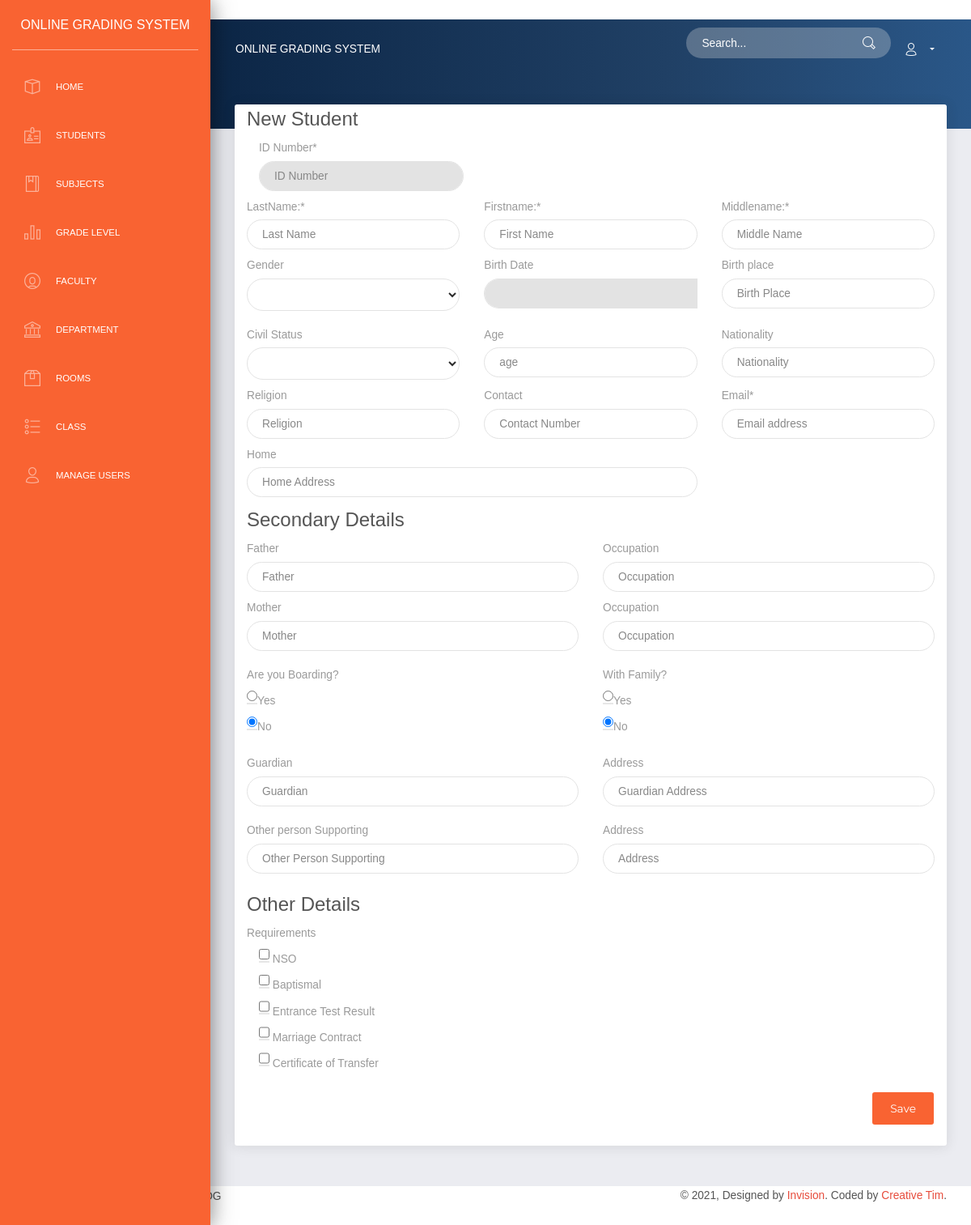
Before: /admin/modules/student/index.php?view=edit&id=11111111 (signed in) with the older database file.
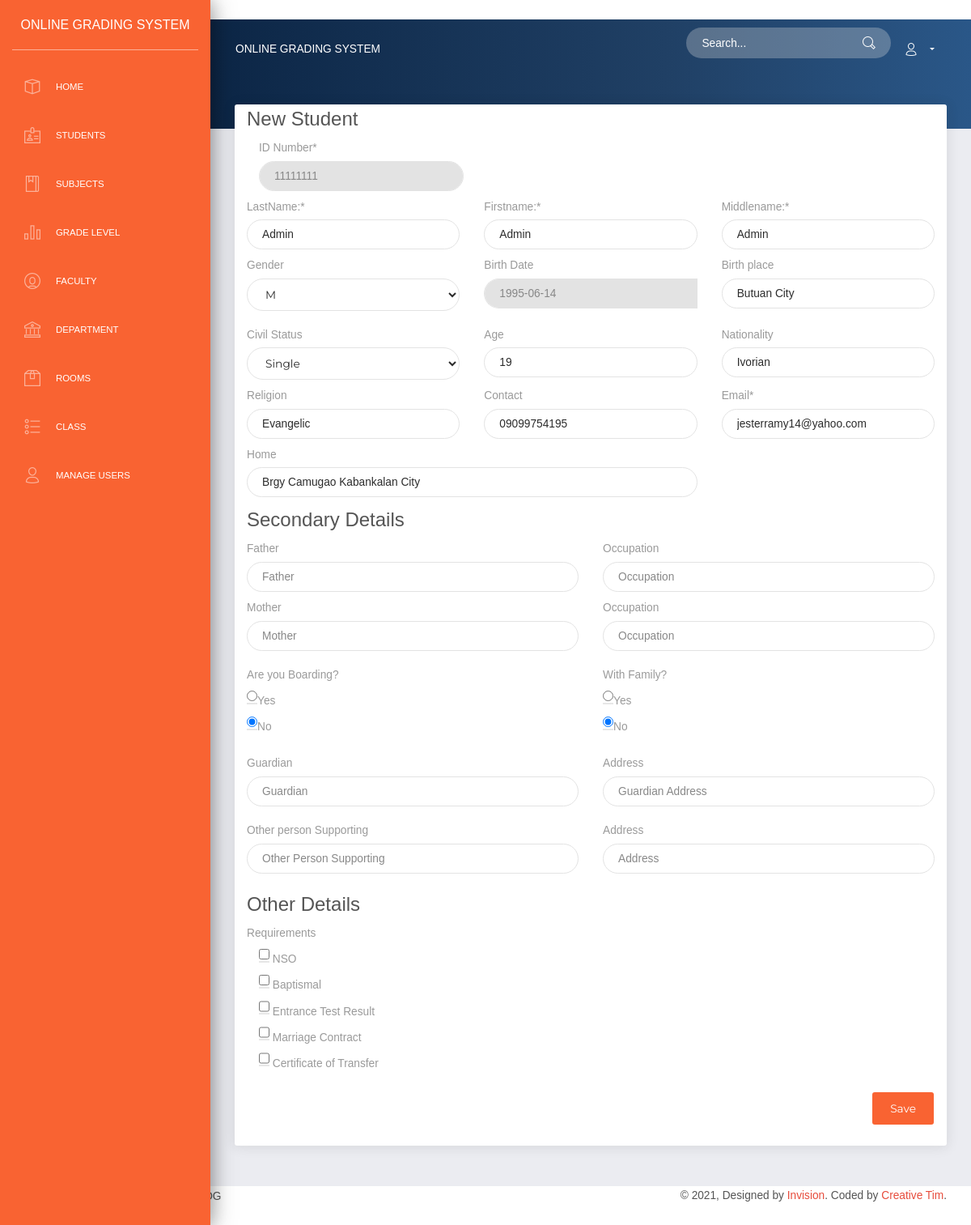
After: the same page with the newer database file.
### tables this page shows
CREATE TABLE `tblstudent` (
  `S_ID` int(11) NOT NULL,
  `IDNO` int(20) NOT NULL,
  `FNAME` varchar(40) NOT NULL,
  `LNAME` varchar(40) NOT NULL,
  `MNAME` varchar(40) NOT NULL,
  `SEX` varchar(10) NOT NULL DEFAULT 'Male',
  `BDAY` date NOT NULL,
  `BPLACE` text NOT NULL,
  `STATUS` varchar(30) NOT NULL,
  `AGE` int(30) NOT NULL,
  `NATIONALITY` varchar(40) NOT NULL,
  `RELIGION` varchar(255) NOT NULL,
  `CONTACT_NO` varchar(40) NOT NULL,
  `HOME_ADD` text NOT NULL,
  `EMAIL` varchar(255) NOT NULL
);

### admin/modules/student/index.php (called while the page is built, shortened)
<?php
require_once '../../theme/templates.php';
?>

### includes/database.php (called while the page is built, shortened)
<?php
class Database {
	var $sql_string = '';
	private $conn;
	public function open_connection() {
		$this->conn = mysqli_connect(DB_SERVER,DB_USER,DB_PASS,DB_NAME);
	}
	function setQuery($sql='') {
		$this->sql_string=$sql;
	}
	function executeQuery() {
		$result = mysqli_query($this->conn,$this->sql_string);
		return $result;
	}
	private function confirm_query($result) {
		return $result;
	}
	function loadSingleResult() {
		$cur = $this->executeQuery();
		while ($row = mysqli_fetch_object( $cur )) {
			$data = $row;
		}
		return $data;
	}
}
$mydb = new Database();
?>

### includes/student.php (called while the page is built, shortened)
<?php
require_once(LIB_PATH.DS.'database.php');
class Student {
	protected static $tbl_name = "tblstudent";
	function single_student($id=0){
			global $mydb;
			$mydb->setQuery("SELECT * FROM ".self::$tbl_name." Where IDNO= {$id} LIMIT 1");
			$cur = $mydb->loadSingleResult();
			return $cur;
	}
}
?>

### admin/modules/student/edit.php (the view, shortened to what the changed rows need)
<?php
				$student = new Student();
				$cur = $student->single_student($_GET['id']);
			?>
		        <form class="form-horizontal well span9" action="controller.php?action=edit&id=<?php echo $cur->IDNO; ?>" method="POST">
					<fieldset>
			            <div class="col-md-4">
     					 <div class="form-group">
			              <label >ID Number*</label>
			                 <input class="form-control input-sm" id="idno" name="idno" placeholder=
												  "ID Number" type="text" value="<?php echo $cur->IDNO; ?>" readonly>
			              </div>
			            </div>
			            <div class="row">
			              <div class="col-md-4">
      						<div class="form-group">
			                <label for=
			                "lName">LastName:*</label>
			                  <input class="form-control input-sm" id="lName" name="lName" type=
			                  "text" placeholder="Last Name" value="<?php echo $cur->LNAME; ?>">
			                </div>
			              </div>
			              <div class="col-md-4">
      					   <div class="form-group">
			                <label for=
			                "fName">Firstname:*</label>
			                  <input class="form-control input-sm" id="fName" name="fName" type=
			                  "text" placeholder="First Name" value="<?php echo $cur->FNAME; ?>">
			                </div>
			              </div>
			              <div class="col-md-4">
      						<div class="form-group">
			                <label for=
			                "mName">Middlename:*</label>
			                  <input class="form-control input-sm" id="mName" name="mName" type=
			                  "text" placeholder="Middle Name" value="<?php echo $cur->MNAME; ?>">
			                </div>
			              </div>
			            </div>
						<div class="form-group">
			            <div class="row">
			              <div class="col-md-4">
      						<div class="form-group">
			                <label for=
			                "gender">Gender </label>
				                <select class="form-control input-sm" name="gender" id="gender">
				                	<option value="<?php echo $cur->SEX; ?>"><?php echo $cur->SEX; ?></option>
									<option value="M">Male</option>
								</select>
			                </div>
			              </div>
			              <div class="col-md-4">
      						<div class="form-group">
			                    <div class="input-group date form_curdate col-md-15" data-date="" data-date-format="yyyy-mm-dd" data-link-field="any" data-link-format="yyyy-mm-dd">
			                    <input class="form-control" size="11" type="text" value="<?php echo $cur->BDAY; ?>" readonly name="bday" id="bday">
			                </div>
			              </div>
						</div>
			              <div class="col-md-4">
      						<div class="form-group">
			                <label for=
			                "bplace">Birth place</label>
			                  <input class="form-control input-sm" id="bplace" name="bplace" type=
			                  "text" placeholder="Birth Place" value="<?php echo $cur->BPLACE; ?>">
			                </div>
			              </div>
			            </div>
			          </div>
			            <div class="row">
			              <div class="col-md-4">
      						<div class="form-group">
			                <label for=
			                "status">Civil Status </label>
				                <select class="form-control input-sm" name="status" id="status">
				                	<option value="<?php echo $cur->STATUS; ?>"><?php echo $cur->STATUS; ?></option>
									<option value="Single">Single</option>
								</select>
			                </div>
			              </div>
			              <div class="col-md-4">
      						<div class="form-group">
			                <label for=
			                "age">Age</label>
			                  <input class="form-control input-sm" id="age" name="age" type="number" placeholder="age" value="<?php echo $cur->AGE; ?>">
			                </div>
			              </div>
			              <div class="col-md-4">
      						<div class="form-group">
			                <label for=
			                "nationality">Nationality</label>
			                  <input class="form-control input-sm" id="nationality" name="nationality" type=
			                  "text" placeholder="Nationality" value="<?php echo $cur->NATIONALITY; ?>">
			                </div>
			              </div>
			            </div>
			            <div class="row">
			              <div class="col-md-4">
      						<div class="form-group">
			                <label for=
			                "religion">Religion </label>
				                 <input class="form-control input-sm" id="religion" name="religion" type=
			                  "text" placeholder="Religion" value="<?php echo $cur->RELIGION; ?>">
			                </div>
			              </div>
			              <div class="col-md-4">
      						<div class="form-group">
			                <label for=
			                "contact">Contact </label>
			                  <input class="form-control input-sm" id="contact" name="contact" type="text" placeholder="Contact Number" value="<?php echo $cur->CONTACT_NO; ?>">
			                </div>
			              </div>
			               <div class="col-md-4">
      						<div class="form-group">
			                <label for=
			                "email">Email*</label>
			                  <input class="form-control input-sm" id="email" name="email" type=
			                  "email" placeholder="Email address" value="<?php echo $cur->EMAIL; ?>">
			                </div>
			              </div>
			          </div>
			            <div class="row">
			              <div class="col-md-8">
      						<div class="form-group">
			                <label>Home   </label>
			                  <input class="form-control input-sm" id="home" name="home" type=
			                  "text" placeholder="Home Address" value="<?php echo $cur->HOME_ADD; ?>">
			                </div>
			              </div>
			            </div>
				</fieldset>
				</form>
				</div>

Changed rows visible on the page:
added tblstudent: idno "11111111", lName "Admin", fName "Admin", mName "Admin", gender "M", bday "1995-06-14", bplace "Butuan City", status "Single", age "19", nationality "Ivorian", religion "Evangelic", contact "09099754195", email "jesterramy14@yahoo.com", home "Brgy Camugao Kabankalan City"
